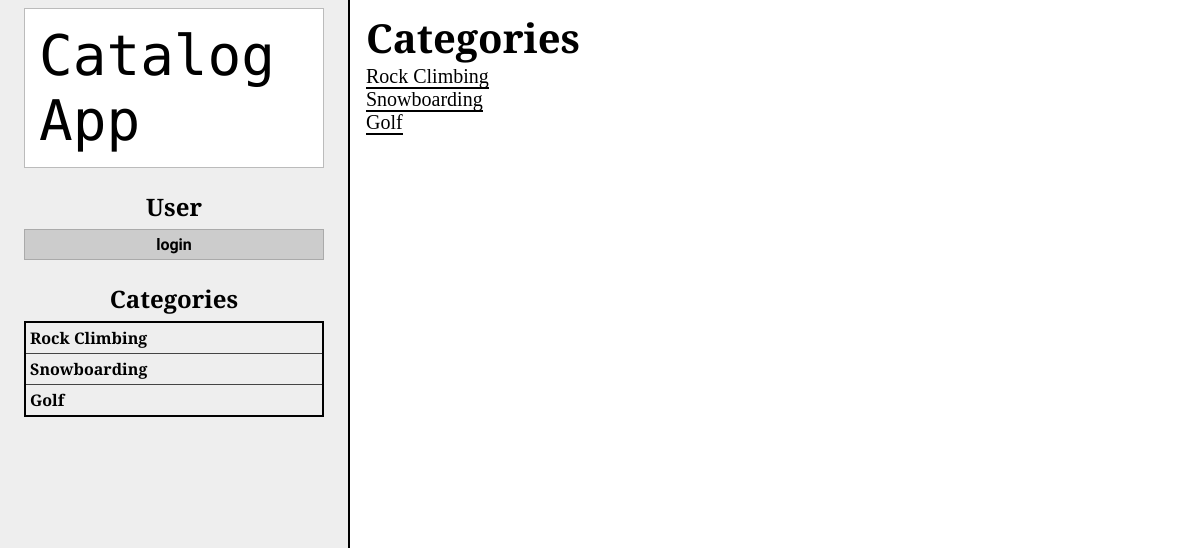
The page /category/ on the database its author committed.
### database_setup.py (models this page shows, shortened)
class Category(Base):
    __tablename__ = 'category'
    id = Column(Integer, primary_key=True)
    name = Column(String(250), nullable=False)
    slug = Column(String(250))
    user_id = Column(Integer, ForeignKey('user.id'))
    user = relationship(User)
    created = Column(DateTime, default=datetime.datetime.utcnow)
    updated = Column(
        DateTime,
        default=datetime.datetime.utcnow,
        onupdate=datetime.datetime.now)  # pep8 E501

### app.py (the view)
@app.route('/catalog/')
@app.route('/category/')
def showCategories():
    categories = session.query(Category).all()
    return render_template('category/index.html', categories=categories)

### app.py (called while the page is built)
def getCurrentUser():
    if 'email' in login_session:
        try:
            return getUserByID(getUserIDByEmail(login_session['email']))
        except:
            return None
    return None

def userAuthenticated():
    return 'name' in login_session

### templates/category/index.html (shortened to what this page needs)
{% extends "layout.html" %}
{% block content %}
<div id='categories'>
    <h1>Categories</h1>
    {% if categories %}
        {% for category in categories %}
            <div class='category'>
                <a href="{{url_for('showCategory', slug=category.slug)}}">{{category.name}}</a>
            </div>
        {% endfor %}
    {% else %}
        No categories to display.
    {% endif %}
</div>
{% endblock %}

### templates/_sidebar.html (shortened to what this page needs)
<sidebar>
    <div id='logo'>
        <a href="{{ url_for('index') }}">Catalog App</a>
    </div>
    <div id='social'>
        <h2>User</h2>
        {% with user = getCurrentUser() %}
        {% if user %}
            <a href="{{ url_for('showUser') }}">
                <div class='picture'><img src="{{user.picture}}"></div>
                <div class='email'>{{user.email}}</div>
            </a>
            <a href="{{ url_for('logout') }}" class='logout'>logout</a>
        {% else %}
            <a href="{{ url_for('login') }}" class='login'>login</a>
        {% endif %}
        {% endwith %}
    </div>
    <h2><a href="{{url_for('showCategories')}}">Categories</a></h2>
    <div id='categories'>
        {% for category in getCategories() %}
            {% with class_html = getClassHTML(category.slug) %}
            <a href="{{ url_for('showCategory', slug=category.slug) }}"{{class_html | safe}}>{{category.name}}</a>
            {% endwith %}
        {% endfor %}
    </div>
</sidebar>

### static/assets/stylesheets/shared.css (style rules this page uses)
body { font-family: 'Spectral SC'; }
* { margin:0; padding:0; }
h1, h2, h3, h4, h5, h6 { font-weight: bold; }
a { color: inherit; text-decoration: none; }
sidebar, main { margin:0; padding:0.5em 1.5em; min-height:500px; vertical-align: top; }
sidebar { max-width:300px; margin-right:1em; border-right:2px solid black; float:left; height:98vh; background: #eee }
sidebar #logo a { display: block; padding:0.25em; font-size:3.5em; color:black; background: white; border:1px solid #bbb; font-family:'Libre Barcode 128 Text'; }
sidebar #social { margin:1em 0; }
sidebar #social a { display: block; background: #ccc; border:1px solid #aaa; padding:0.3em 0.5em; font-family: oxygen; font-weight:bold; text-align:center; }
sidebar h2 { text-align: center; padding:0.25em; }
sidebar #categories { border:2px solid black; }
sidebar #categories a { display:block; padding:0.25em; font-weight:bold; border-bottom:1px solid #444; }
sidebar #categories a:last-child { border-bottom:none; }
main h1 { font-size:2em; }
.category a, .item a { border-bottom: 0.1em solid black; }

### rows shown on the page
Category: name "Rock Climbing"
Category: name "Snowboarding"
Category: name "Golf"
